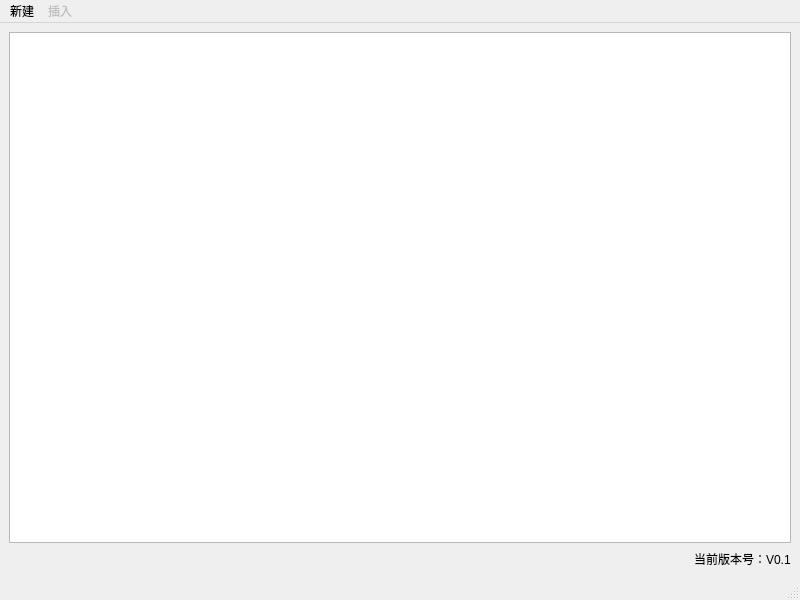
<?xml version="1.0" encoding="UTF-8"?>
<ui version="4.0">
 <class>MainWindow</class>
 <widget class="QMainWindow" name="MainWindow">
  <property name="geometry">
   <rect>
    <x>0</x>
    <y>0</y>
    <width>800</width>
    <height>600</height>
   </rect>
  </property>
  <property name="windowTitle">
   <string>wiring</string>
  </property>
  <property name="windowIcon">
   <iconset resource="../res/res.qrc">
    <normaloff>:/res/app_icon.ico</normaloff>:/res/app_icon.ico</iconset>
  </property>
  <widget class="QWidget" name="centralwidget">
   <layout class="QVBoxLayout" name="verticalLayout">
    <item>
     <widget class="QTextEdit" name="program_edit">
      <property name="contextMenuPolicy">
       <enum>Qt::DefaultContextMenu</enum>
      </property>
     </widget>
    </item>
    <item>
     <layout class="QHBoxLayout" name="horizontalLayout">
      <item>
       <spacer name="horizontalSpacer">
        <property name="orientation">
         <enum>Qt::Horizontal</enum>
        </property>
        <property name="sizeHint" stdset="0">
         <size>
          <width>40</width>
          <height>20</height>
         </size>
        </property>
       </spacer>
      </item>
      <item>
       <widget class="LabelClickable" name="about">
        <property name="text">
         <string>当前版本号：V0.1</string>
        </property>
       </widget>
      </item>
     </layout>
    </item>
   </layout>
  </widget>
  <widget class="QStatusBar" name="statusbar"/>
  <widget class="QMenuBar" name="menubar">
   <property name="geometry">
    <rect>
     <x>0</x>
     <y>0</y>
     <width>800</width>
     <height>26</height>
    </rect>
   </property>
   <widget class="QMenu" name="build">
    <property name="title">
     <string>新建</string>
    </property>
    <addaction name="program_menu"/>
    <addaction name="lib_menu"/>
    <addaction name="jiami_menu"/>
   </widget>
   <widget class="QMenu" name="insert">
    <property name="enabled">
     <bool>false</bool>
    </property>
    <property name="title">
     <string>插入</string>
    </property>
    <widget class="QMenu" name="menu_2">
     <property name="title">
      <string>系统指令</string>
     </property>
     <addaction name="speed_menu"/>
     <addaction name="xyz_menu"/>
    </widget>
    <addaction name="val_menu"/>
    <addaction name="if_menu"/>
    <addaction name="separator"/>
    <addaction name="menu_2"/>
    <addaction name="move_menu_2"/>
    <addaction name="delay_menu"/>
    <addaction name="call_menu"/>
    <addaction name="dindout_menu"/>
   </widget>
   <addaction name="build"/>
   <addaction name="insert"/>
  </widget>
  <action name="program_menu">
   <property name="text">
    <string>新建程序</string>
   </property>
  </action>
  <action name="lib_menu">
   <property name="text">
    <string>新建子程序</string>
   </property>
  </action>
  <action name="jiami_menu">
   <property name="text">
    <string>新建加密程序</string>
   </property>
  </action>
  <action name="val_menu">
   <property name="checkable">
    <bool>false</bool>
   </property>
   <property name="enabled">
    <bool>true</bool>
   </property>
   <property name="text">
    <string>添加变量</string>
   </property>
  </action>
  <action name="if_menu">
   <property name="text">
    <string>if语句</string>
   </property>
  </action>
  <action name="move_menu">
   <property name="text">
    <string>行进操做</string>
   </property>
  </action>
  <action name="avoid_menu">
   <property name="text">
    <string>避障操作</string>
   </property>
  </action>
  <action name="speed_menu">
   <property name="text">
    <string>速度调节</string>
   </property>
  </action>
  <action name="xyz_menu">
   <property name="text">
    <string>坐标系切换</string>
   </property>
  </action>
  <action name="din_menu">
   <property name="text">
    <string>接收</string>
   </property>
  </action>
  <action name="dout_menu">
   <property name="text">
    <string>发送</string>
   </property>
  </action>
  <action name="delay_menu">
   <property name="text">
    <string>延时指令</string>
   </property>
  </action>
  <action name="call_menu">
   <property name="text">
    <string>引用指令</string>
   </property>
  </action>
  <action name="dindout_menu">
   <property name="text">
    <string>信号指令</string>
   </property>
  </action>
  <action name="move_menu_2">
   <property name="text">
    <string>行进指令</string>
   </property>
  </action>
 </widget>
 <customwidgets>
  <customwidget>
   <class>LabelClickable</class>
   <extends>QLabel</extends>
   <header>diy.label_clickable</header>
  </customwidget>
 </customwidgets>
 <resources>
  <include location="../res/res.qrc"/>
 </resources>
 <connections/>
</ui>
